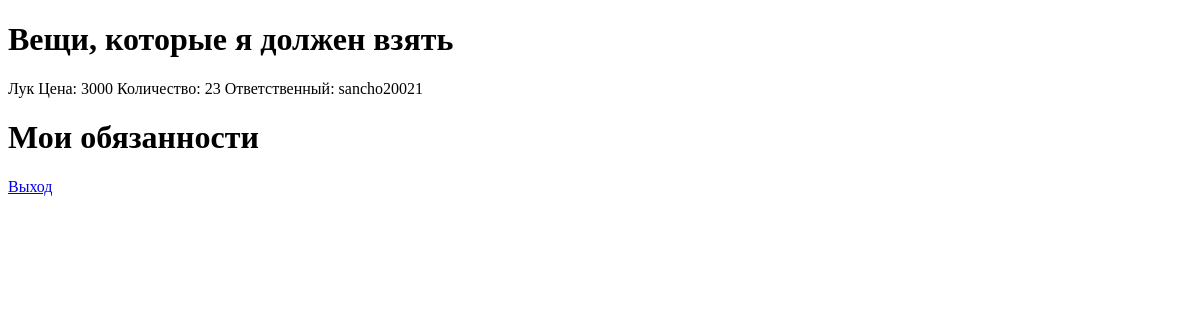
The page /user_cab (signed in) on the database as committed earlier.
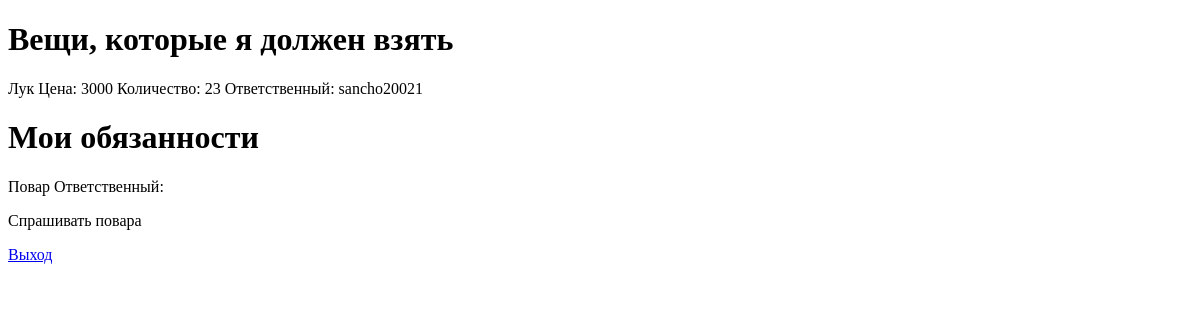
The same page on the database as committed later.
### App/models.py (models this page shows)
class Thing(models.Model):
    name = models.CharField(max_length=255)
    type = models.CharField(max_length=255)
    price = models.IntegerField()
    keeper = models.ForeignKey(User, on_delete=models.CASCADE, default=None, blank=True, null=True)
    kol = models.IntegerField(default=0)

class Duty(models.Model):
    name = models.CharField(max_length=255)
    description = models.TextField()
    keeper = models.ForeignKey(User, on_delete=models.CASCADE, default=None, blank=True, null=True)

### App/views.py (the view)
# urls.py: path('user_cab', user_cab),
def user_cab(request):
    things = Thing.objects.filter(keeper=request.user)
    duties = Duty.objects.filter(keeper=request.user)
    is_moder = False
    if request.user.groups.filter(name='moders').exists():
        is_moder = True
    return render(request, 'user_cab.html', {'things': things, 'duties': duties, 'is_moder': is_moder})

### App/templates/user_cab.html (shortened to what this page needs)
<!DOCTYPE html>
<html lang="en">
<head>
</head>
<body>
<h1>Вещи, которые я должен взять</h1>
{% for thing in things %}
<p>{{thing.name}} Цена: {{thing.price}} Количество: {{thing.kol}} Ответственный:
    {{thing.keeper}}
</p>
{% endfor %}
<h1>Мои обязанности</h1>
{% for duty in duties %}
<p>{{duty.name}} Ответственный: {{thing.keeper}}</p>
<p>{{duty.description}}</p>
{% endfor %}
<a href="/logout">Выход</a>
</body>
</html>

Rows that differ between the two databases and show on the page:
now on this page (row edited): Duty: name "Повар", description "Спрашивать повара"
